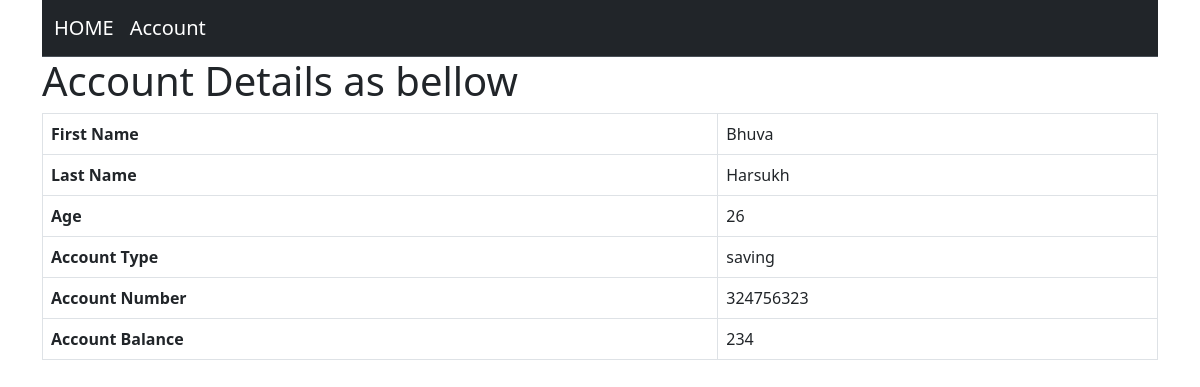
The page /5/details/ on the database its author committed.
### account/models.py (models this page shows, shortened)
class Account(models.Model):
    SAVING = "saving"
    SALARY = "salary"
    account_type = (
        (SALARY, SALARY),
        (SAVING, SAVING)
    )
    type = models.CharField(max_length=255, choices=account_type, default=SAVING)
    account_number = models.PositiveIntegerField()
    amount = models.IntegerField(default=0)
    user = models.ForeignKey(Customer, related_name="account_user", on_delete=models.CASCADE)

class Customer(models.Model):
    first_name = models.CharField(max_length= 255)
    last_name = models.CharField(max_length= 255, null=True, blank=True)
    age = models.PositiveIntegerField()
    address = models.CharField(max_length=255)

### account/views.py (the view)
# urls.py: path("<int:pk>/details/", AccountDetailView.as_view(), name="account_details"),
class AccountDetailView(DetailView):
    model = Account
    template_name = "account_detail.html"
    context_object_name = "account"

### account/templates/account_detail.html
{% extends 'base.html' %}
{% block body %}
<div class="container">
    <h1>Account Details as bellow</h1>
    <table class="table table-bordered">
        <tr>
          <th>First Name</th>
          <td>{{account.user.first_name}}</td>
        </tr>
        <tr>
          <th>Last Name</th>
          <td>{{account.user.last_name}}</td>
        </tr>
        <tr>
            <th>Age</th>
            <td>{{account.user.age}}</td>
        </tr>
        <tr>
          <th>Account Type</th>
          <td>{{account.type}}</td>
        </tr>
        <tr>
            <th>Account Number</th>
            <td>{{account.account_number}}</td>
        </tr>
        <tr>
            <th>Account Balance</th>
            <td>{{account.amount}}</td>
        </tr>
      </table>
</div>
{% endblock%}

### rows shown on the page
Account: user.first_name "Bhuva", user.last_name "Harsukh", user.age "26", type "saving", account_number "324756323", amount "234"
